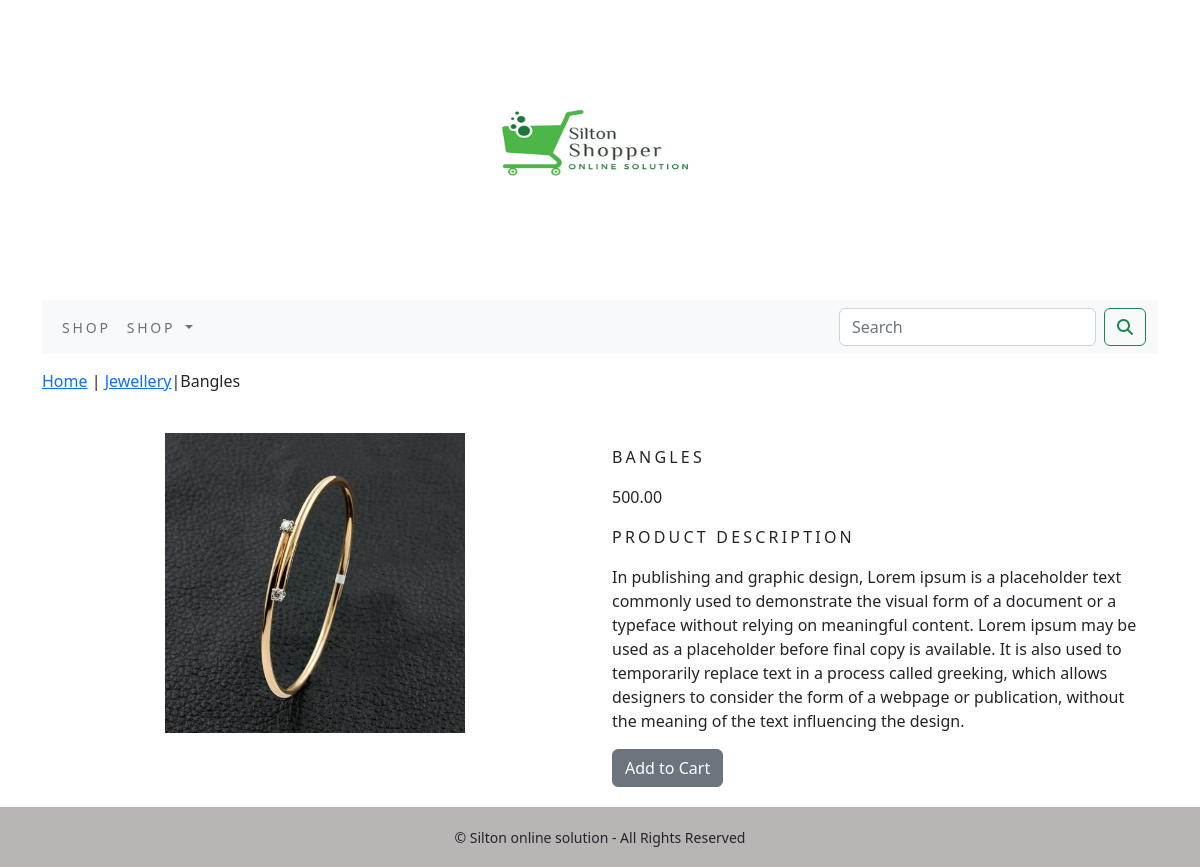
Page /shop/Jewellery/bangles/ on the committed database.
### shop/models.py (models this page shows, shortened)
class Product(models.Model):
    name=models.CharField(max_length=250,unique=True)
    slug=models.SlugField(max_length=250,unique=True)
    description=models.TextField(blank=True)
    price=models.DecimalField(max_digits=10,decimal_places=2)
    category=models.ForeignKey(Category,on_delete=models.CASCADE)
    image=models.ImageField(upload_to='product',blank=True)
    stock=models.IntegerField()
    available=models.BooleanField(default=True)
    created=models.DateTimeField(auto_now_add=True)
    updated=models.DateTimeField(auto_now_add=True)
    class Meta:
        ordering=('name',)
        verbose_name='product'
        verbose_name_plural='products'

class Category(models.Model):
    name=models.CharField(max_length=250,unique=True)
    slug=models.SlugField(max_length=250,unique=True)
    description=models.TextField(blank=True)
    image=models.ImageField(upload_to='category',blank=True)
    class Meta:
        ordering=('name',)
        verbose_name='category'
        verbose_name_plural='categories'
    def get_url(self):
            return reverse('shop:products_by_category',args=[self.slug])
    def __str__(self):
        return' {}' .format(self.name)

### shop/views.py (the view)
# urls.py: path('<slug:c_slug>/<slug:product_slug>/',views.proddetail,name='prodcatdetail'),
def proddetail(request,c_slug,product_slug):
    try:
        product=Product.objects.get(category__slug=c_slug,slug=product_slug)
    except  Exception as e:
        raise e
    return  render(request,'product.html',{'product':product})

### cart/context_processors.py (called while the page is built)
def counter(request):
    item_count=0
    if 'admin' in request.path:
        return ()
    else:
        try:
            cart=Cart.objects.filter(cart_id=_cart_id(request))
            cart_items=CartItem.objects.all().filter(cart=cart[:1])
            for cart_item in cart_items:
                item_count += cart_item.quantity
        except Cart.DoesNotExist:
            item_count = 0
    return  dict(item_count=item_count)

### cart/views.py (called while the page is built)
def _cart_id(request):
    cart=request.session.session_key
    if not cart:
        cart=request.session.create()
    return cart

### shop/context_processors.py (called while the page is built)
def menu_links(request):
    links=Category.objects.all()
    return dict(links=links)

### templates/product.html (shortened to what this page needs)
{% extends 'base.html' %}
{% load static %}
{% block content %}
<div class="row my_prod_row_class">
    <div class="mx_auto">
        <p><a href="{% url 'shop:allprodcat' %}">Home</a> | <a href="{{product.category.get_url}}">{{product.category}}</a>|{{product.name}}</p>
    </div>
<div class="container">
<br>
<div class="row">
    <div class="col-12 col-sm-12 col-md-12 col-lg-6 text-center">
        <div style="min-width:18rem">
           <img src="{{product.image.url}}" alt="{{product.name}}" width="300px;" height="300px;">
        </div>
    </div>
        <div class="col-12 col-sm-12 col-md-12 col-lg-6">
            <div>
            <h1 class="my_prod_little">{{product.name}}</h1>
            <p>{{product.price}}</p>
            <p class="my_little">product Description</p>
            <p class="text-justify my_prod_text">{{product.description}}</p>
            {% if product.stock <= 0 %}
            <p class="text-justify my_prod_text"><b>Out of Stock</b></p>
            {% else %}
            <a class="btn btn-secondary" href="{% url 'cart:add_cart' product.id %}">Add to Cart</a>
            {% endif %}
         </div>
     </div>
        </div>
  </div>
</div>
{% endblock %}

### static/css/custom.css (style rules this page uses)
body { font-family: 'Roboto', sans-serif; min-height:100%; display:flex; flex-direction:column; }
html { height:100%; }
.my_little { font-size16px; text-transform:uppercase; letter-spacing:.2em; }
.my_prod_row_class { padding-top:15px; padding-bottom:20px; }
.my_prod_little { font-size:16px; text-transform:uppercase; letter-spacing:.2em; padding-top:15px; padding-bottom:10px; }
.my_prod_text { padding-right:20px; }

### rows in the picture
Product: category "Jewellery", name "Bangles", image (picture), name "BANGLES", price "500.00", description "In publishing and graphic design, Lorem ipsum is a placeholder text commonly used to demonstrate the visual form of a document or a typeface without relying on meaningful content. Lorem ipsum may be used as a placeholder before final copy is available. It is also used to temporarily replace text in a process called greeking, which allows designers to consider the form of a webpage or publication, without the meaning of the text influencing the design."
